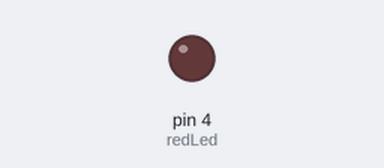
A sketch run on a simulated Arduino Uno, built with avr-gcc and run on an emulated ATmega328P. Shown: output pins drawn as LEDs (lit = HIGH).

Above: at 2.6 s.
At 6.92 s:
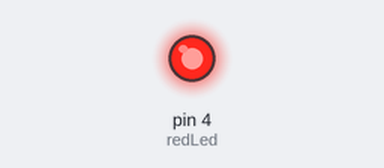
Timing chart, 0 to 7.4 s (numbered marks = the images above):
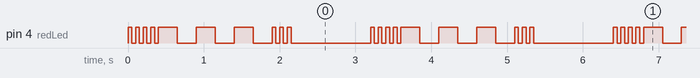

Measured:
- by itself, pin 4 (redLed): repeats every 3.2 s: 3 × (LOW 0.05 s, HIGH 0.05 s), LOW 0.05 s, 3 × (HIGH 0.25 s, LOW 0.25 s), 2 × (HIGH 0.05 s, LOW 0.05 s), HIGH 0.05 s, LOW 1.1 s, HIGH 0.05 s
- by itself, everything shown: repeats every 3.2 s, in 20 steps

The sketch:

BasicBlink.ino
```cpp
int redLed=4;
int dit=50;
int dah=250;
int longWait=1000;

void setup() {
  // put your setup code here, to run once:
pinMode(redLed,OUTPUT);
}

void loop() {
  // put your main code here, to run repeatedly:
 for(int i=0; i <3; i++){
  digitalWrite(redLed,HIGH);
  delay(dit);
  digitalWrite(redLed,LOW);
  delay(dit);
 }

digitalWrite(redLed,HIGH);
delay(50);
digitalWrite(redLed,LOW);
delay(50);

 for(int i=0; i <3; i++){
  digitalWrite(redLed,HIGH);
  delay(dah);
  digitalWrite(redLed,LOW);
  delay(dah);
 }
  for(int i=0; i <3; i++){
  digitalWrite(redLed,HIGH);
  delay(dit);
  digitalWrite(redLed,LOW);
  delay(dit);
 }

delay(longWait);
}
```
